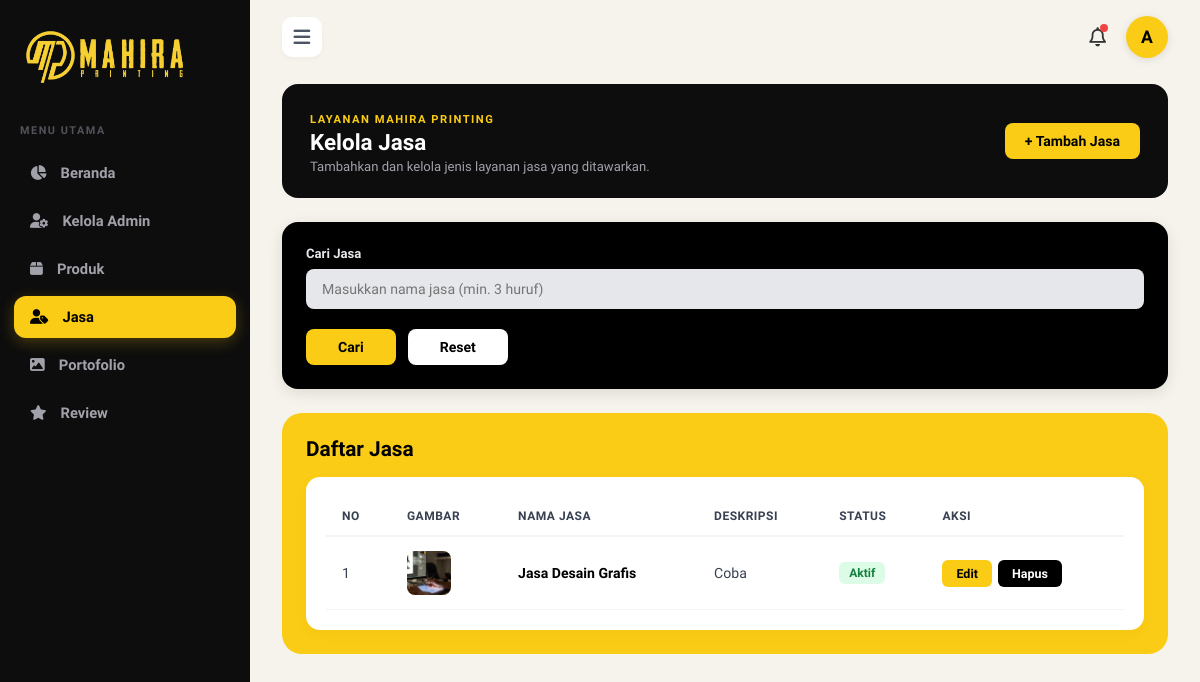
The app's page /admin/jasa.php (signed in) with its own data.
### tables this page shows
CREATE TABLE `jasa` (
  `id_jasa` int(11) NOT NULL,
  `nama_jasa` varchar(150) NOT NULL,
  `gambar` varchar(255) DEFAULT NULL,
  `deskripsi` text,
  `status` enum('aktif','nonaktif') DEFAULT 'aktif',
  `created_at` timestamp NOT NULL DEFAULT CURRENT_TIMESTAMP
);

### admin/jasa.php (the view, shortened to what this page needs)
<?php
require_once __DIR__ . '/../config/database.php';
$search_nama = isset($_GET['search_nama']) ? trim($_GET['search_nama']) : '';
$limit = 5;
$page = isset($_GET['page']) ? (int)$_GET['page'] : 1;
$offset = ($page - 1) * $limit;
$params = array();
$where_sql = "";
$jasa_list = array();
try {
    if (isset($pdo)) {
        $sql = "SELECT * FROM jasa" . $where_sql . " ORDER BY id_jasa DESC LIMIT $limit OFFSET $offset";
        $stmt = $pdo->prepare($sql);
        $stmt->execute($params);
        $jasa_list = $stmt->fetchAll(PDO::FETCH_ASSOC);
    }
} catch (Exception $e) {
}
$nama_admin = isset($_SESSION['nama_admin']) ? $_SESSION['nama_admin'] : 'Admin User';
$initialAvatar = !empty($nama_admin) ? strtoupper(substr($nama_admin, 0, 1)) : 'A';
?>
<!DOCTYPE html>
<html lang="id">
<head>
    <link rel="stylesheet" href="https://cdnjs.cloudflare.com/ajax/libs/font-awesome/6.4.0/css/all.min.css">
</head>
<body>
    <aside class="sidebar" id="sidebar">
        <div class="brand">
                <img style="width: 80%;"  src="../assets/images/download.png" alt="">
        </div>
        <div class="menu-section">Menu Utama</div>
        <ul class="menu">
            <li><a href="dashboard.php"><i class="fa-solid fa-chart-pie"></i><span class="text">Beranda</span></a></li>
            <li><a href="kelola_admin.php"><i class="fa-solid fa-user-gear"></i><span class="text">Kelola Admin</span></a></li>
            <li><a href="produk.php"><i class="fa-solid fa-box"></i><span class="text">Produk</span></a></li>
            <li class="active"><a href="jasa.php"><i class="fa-solid fa-user-tag"></i><span class="text">Jasa</span></a></li>
            <li><a href="portofolio.php"><i class="fa-solid fa-image"></i><span class="text">Portofolio</span></a></li>
            <li><a href="review.php"><i class="fa-solid fa-star"></i><span class="text">Review</span></a></li>
        </ul>
    </aside>
    <main class="main-content">
        <header class="topbar">
            <div class="topbar-left">
                <div class="toggle-btn" id="toggleSidebar">
                    <i class="fa-solid fa-bars"></i>
                </div>
            </div>
            <div class="topbar-right">
                <div class="notif-btn">
                    <i class="fa-regular fa-bell"></i>
                    <span class="notif-badge"></span>
                </div>
                <div class="profile-container">
                    <div class="profile-avatar" id="profileAvatar"><?php echo $initialAvatar; ?></div>
                </div>
            </div>
        </header>
        <div class="container">
            <div class="hero-banner">
                <div>
                    <span class="label">Layanan Mahira Printing</span>
                    <h2>Kelola Jasa</h2>
                    <p>Tambahkan dan kelola jenis layanan jasa yang ditawarkan.</p>
                </div>
                <button type="button" class="btn-add" id="openModalBtn">
                    + Tambah Jasa
                </button>
            </div>
            <div class="search-card-black">
                <form method="GET" action="jasa.php" id="searchForm">
                    <div class="form-group-search">
                        <label for="search_nama">Cari Jasa</label>
                        <input type="text" id="search_nama" name="search_nama" placeholder="Masukkan nama jasa (min. 3 huruf)" value="<?php echo htmlspecialchars($search_nama); ?>">
                    </div>
                    <div class="search-card-actions">
                        <button type="submit" class="btn-search-submit">Cari</button>
                        <a href="jasa.php" class="btn-search-reset">Reset</a>
                    </div>
                </form>
            </div>
            <div class="panel-outer">
                <div class="panel-outer-title">Daftar Jasa</div>
                <div class="panel-inner">
                    <div class="table-wrapper">
                        <table id="dataTable">
                            <thead>
                                <tr>
                                    <th>NO</th>
                                    <th>GAMBAR</th>
                                    <th>NAMA JASA</th>
                                    <th>DESKRIPSI</th>
                                    <th>STATUS</th>
                                    <th>AKSI</th>
                                </tr>
                            </thead>
                            <tbody>
                                <?php if (count($jasa_list) > 0): ?>
                                    <?php foreach ($jasa_list as $index => $item): ?>
                                        <tr>
                                            <td><?php echo $offset + $index + 1; ?></td>
                                            <td>
                                                <?php if (!empty($item['gambar']) && file_exists(__DIR__ . '/../uploads/' . $item['gambar'])): ?>
                                                    <img src="../uploads/<?php echo htmlspecialchars($item['gambar']); ?>" alt="Jasa" class="jasa-thumb">
                                                <?php else: ?>
                                                    <div class="jasa-thumb">
                                                        <i class="fa-solid fa-user-tag"></i>
                                                    </div>
                                                <?php endif; ?>
                                            </td>
                                            <td style="font-weight: 700; color: #000;"><?php echo htmlspecialchars($item['nama_jasa']); ?></td>
                                            <td><?php echo htmlspecialchars(substr($item['deskripsi'], 0, 50)) . (strlen($item['deskripsi']) > 50 ? '...' : ''); ?></td>
                                            <td>
                                                <?php if ($item['status'] == 'aktif'): ?>
                                                    <span class="badge-status badge-aktif">Aktif</span>
                                                <?php else: ?>
                                                    <span class="badge-status badge-nonaktif">Nonaktif</span>
                                                <?php endif; ?>
                                            </td>
                                            <td>
                                                <div class="action-btns">
                                                    <button type="button" class="btn-edit" onclick="alert('Fitur edit menyusul')">Edit</button>
                                                    <button type="button" class="btn-delete" onclick="alert('Fitur hapus menyusul')">Hapus</button>
                                                </div>
                                            </td>
                                        </tr>
                                    <?php endforeach; ?>
                                <?php else: ?>
                                    <tr>
                                        <td colspan="6" style="text-align: center; color: var(--text-muted); padding: 30px;">Belum ada data jasa yang tersedia.</td>
                                    </tr>
                                <?php endif; ?>
                            </tbody>
                        </table>
                    </div>
                </div>
            </div>
        </div>
    </main>
</body>
</html>

### records on screen
jasa: index "1", gambar (picture), nama_jasa "Jasa Desain Grafis", deskripsi "Coba", status "Aktif"

### other values on screen
$initialAvatar "A"
